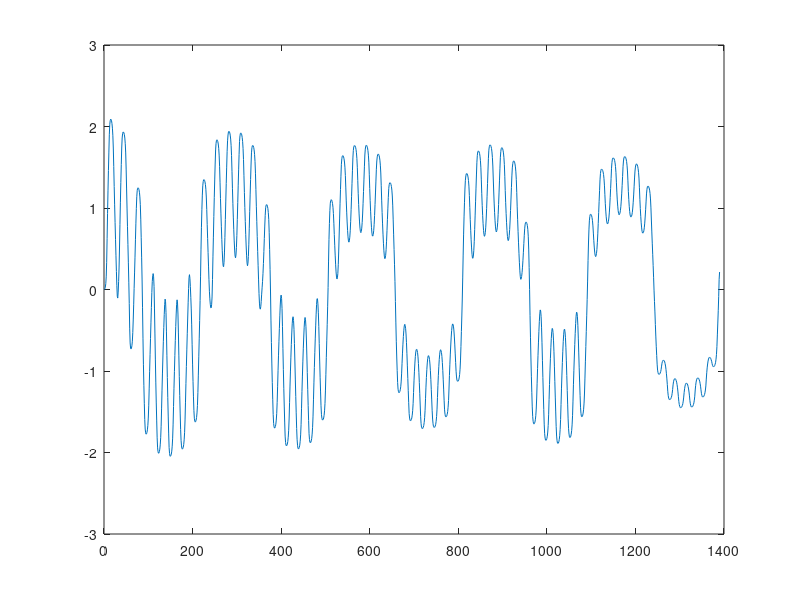
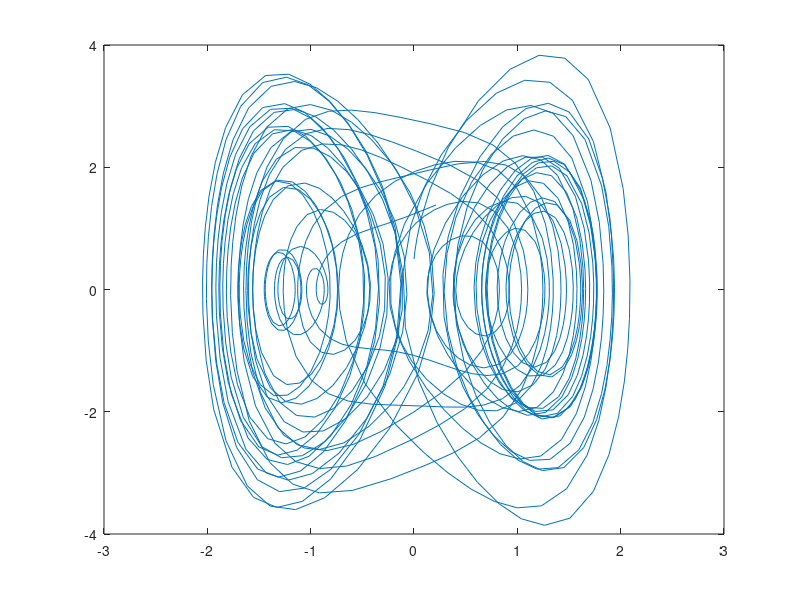

Write the MATLAB code that produced these figures, in order.
a=0.02;
b=1.0;
c=3.0;
d=8;
omega=0.3;

f=@(t,x) [x(2); -c*(x(1).^3)-a*x(2)-b*(x(1))+d*cos(omega*t)];
[t,x]=ode23(f,[0 100], [0 0.5]);
figure(1)
plot(x(:,1));
figure(2)
plot(x(:,1),x(:,2));
